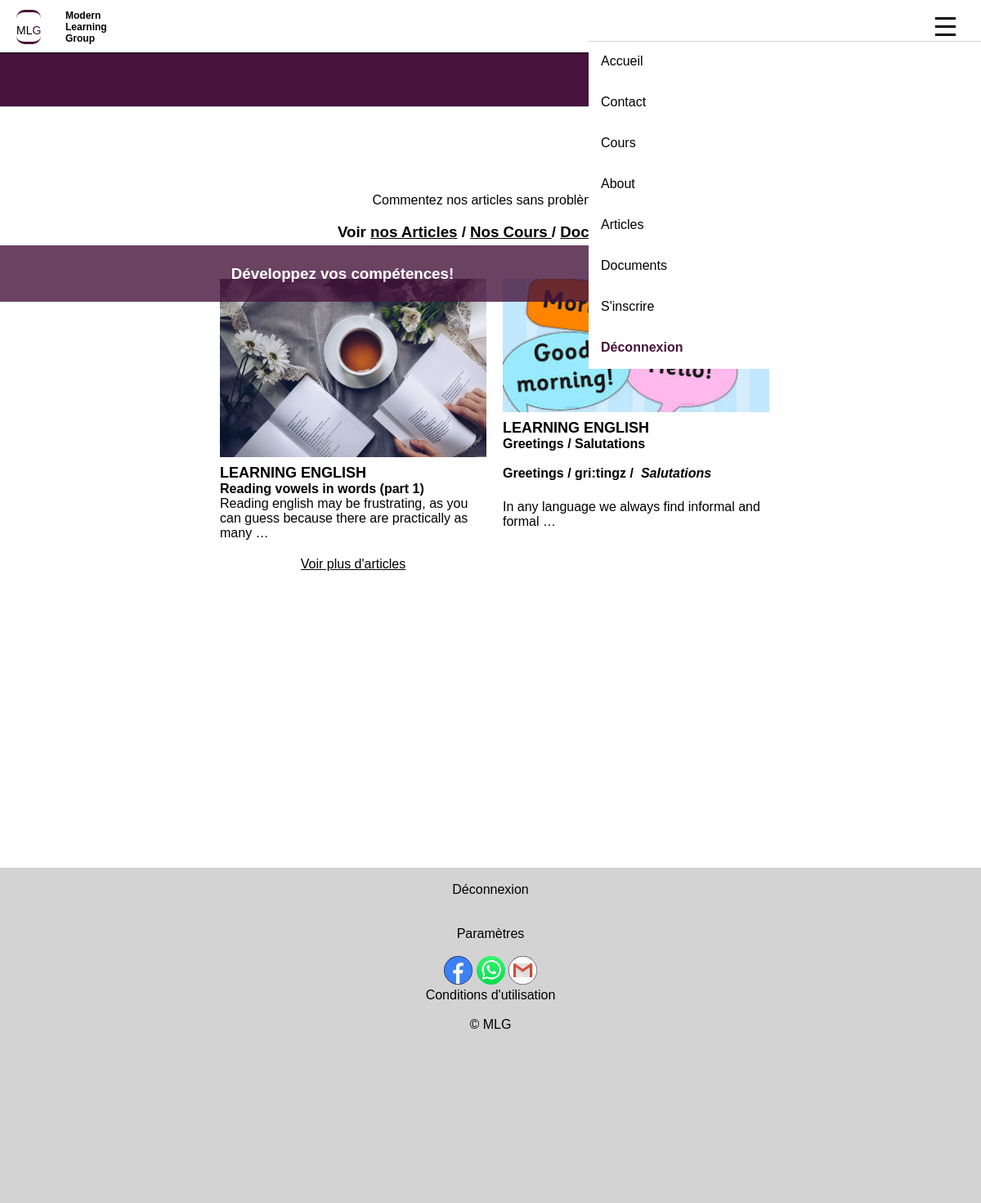
Page /welcome/ (signed in) on the committed database.
### articles/models.py (models this page shows, shortened)
class Article(models.Model):
  title = models.CharField(max_length=100)
  categorie = models.ForeignKey(Categorie, on_delete=models.CASCADE, null=True)
  slug = models.SlugField(max_length=255, unique=True, blank=True)
  author = models.ForeignKey(User, on_delete=models.SET_NULL, null=True, blank=True)
  updated_on = models.DateTimeField(auto_now=True)
  content = RichTextUploadingField(blank=True, null=True)
  photo = models.ImageField(null=True, upload_to='images')
  pub_date = models.DateTimeField(auto_now_add=True, null=True)
  published = models.BooleanField(default=False)

### learning/models.py (models this page shows)
class Categorie(models.Model):
  nom = models.CharField(max_length=20, null=False, verbose_name='Nom')
  def __str__(self):
    return self.nom
  class Meta:
    verbose_name="Catégorie"

### learning/views.py (the view)
# urls.py: path('welcome/', views.welcome_view, name='welcome'),
def welcome_view(request):
    if not request.user.is_authenticated:
        return redirect("login")
    articles = Article.objects.all()
    articles = articles.order_by('-id')
    myarticles = articles[0:4]
    return render(request, 'learning/welcome.html', {"articles": myarticles})

### learning/templates/learning/welcome.html (shortened to what this page needs)
{% extends 'base_template.html'%}
{% block content %}
    <div style="height:20px;">
       <br>
    </div>
    <div style="height:45px">
    {% if articles %}
    </div>
     {% endif %}
    <div class="welcome">
        <span style="font-weight:400">Commentez nos articles sans problèmes</span>
        <h3> Voir <a href="{% url 'articles' %}">nos Articles</a> / <a href="{% url 'cours' %}">Nos Cours </a> / <a href="{% url 'documents-list' %}">Documents</a></h3>
        <br>
    </div>
                <div class="nosarticles">
            {% if articles %}
              {% for chaquearticle in articles %}
          <div class="article">
            <a href="{% url 'article-details' chaquearticle.slug %}">
            <div>
                <img src="{{chaquearticle.photo.url }}" alt="photo" />
            </div>
            <span class="categorie">{{chaquearticle.categorie}}</span><br>
            <b><span class="title">{{chaquearticle.title}}</span></b>
            <br>
            <div class="content">{% autoescape off %}
            {{ chaquearticle.content|truncatewords:15 }}
            {% endautoescape %} </div>
        </div></a>
        {% endfor %}
            {% endif %}
        </div>
          <a href="{% url 'articles' %}"> Voir plus d'articles </a>
{% endblock %}

### learning/static/learning/main.css (style rules this page uses)
body { background-color: rgb(70, 20, 60); font-family: Garamond, Lucida, Arial, sans-serif; }
body a { color: black; }
.nosarticles { margin-top: 5px; }
.article div { max-height: 230px; overflow: hidden; margin-bottom: 5px; }
.article { text-align: left; margin-bottom: 15px; padding: 10px; }
.article img { width: 100%; height: 70%; }
.article a { text-decoration: none; }
.article .categorie { font-family: Arial; font-size: 20px; font-weight: bold; text-transform: uppercase; }
@media screen and (min-width: 900px) { .nosarticles { display: grid; grid-template-columns: repeat(2, 50%); grid-gap: 10px; align-content: center; border-radius: 3px; width: 80%; } }
@media screen and (min-width: 900px) { .article { background-color: white; padding: 0px; margin: 5px; } }
@media screen and (min-width: 900px) { .article div { max-height: 300px; } }
@media screen and (min-width: 900px) { .article img { width: 100%; height: 70%; } }
@media screen and (min-width: 900px) { .article a { text-decoration: none; } }
@media screen and (min-width: 900px) { .article .categorie { font-size: 18px; font-weight: bold; font-family: Arial; text-transform: uppercase; } }

### rows in the picture
Article: photo (picture), categorie "LEARNING ENGLISH", title "Reading vowels in words (part 1)", content "Reading english may be frustrating, as you can guess because there are practically as many …"
Article: categorie "LEARNING ENGLISH", title "Greetings / Salutations", content "Greetings / gri:tingz / Salutations In any language we always find informal and formal …"
